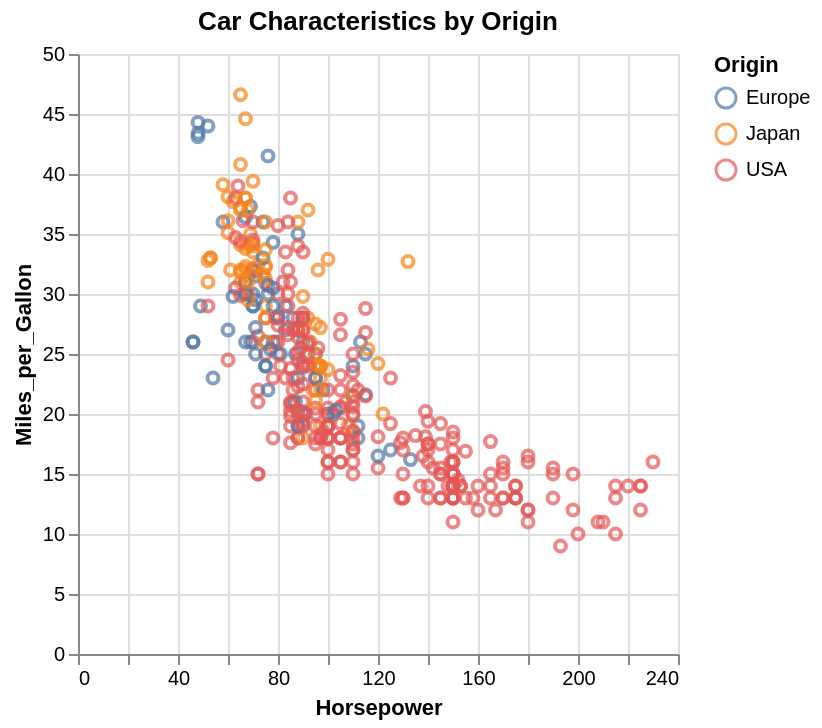

Source (notebook cell):
### Markdown cell above
Let's explore some of the most common encoding channels that Altair supports

### Code cell
alt.Chart(cars).mark_point().encode(
    x='Horsepower:Q',
    y='Miles_per_Gallon:Q',
    color='Origin:N',
    # size='Cylinders:Q',
    tooltip=['Name', 'Horsepower', 'Miles_per_Gallon', 'Origin']
).properties(
    title='Car Characteristics by Origin'
)

### Figure 1 — Vega-Lite specification as saved in the notebook (floating-point values rounded to 4 significant figures; data arrays with more than 128 entries replaced by an {"elided": "..."} marker saying what was removed)
{"config": {"view": {"continuousWidth": 300, "continuousHeight": 300}}, "data": {"name": "data-583e73726c1545c56c203344161a975c"}, "mark": {"type": "point"}, "encoding": {"color": {"field": "Origin", "type": "nominal"}, "tooltip": [{"field": "Name", "type": "nominal"}, {"field": "Horsepower", "type": "quantitative"}, {"field": "Miles_per_Gallon", "type": "quantitative"}, {"field": "Origin", "type": "nominal"}], "x": {"field": "Horsepower", "type": "quantitative"}, "y": {"field": "Miles_per_Gallon", "type": "quantitative"}}, "title": "Car Characteristics by Origin", "$schema": "https://vega.github.io/schema/vega-lite/v5.20.1.json", "datasets": {"data-583e73726c1545c56c203344161a975c": {"elided": "406 records"}}}
